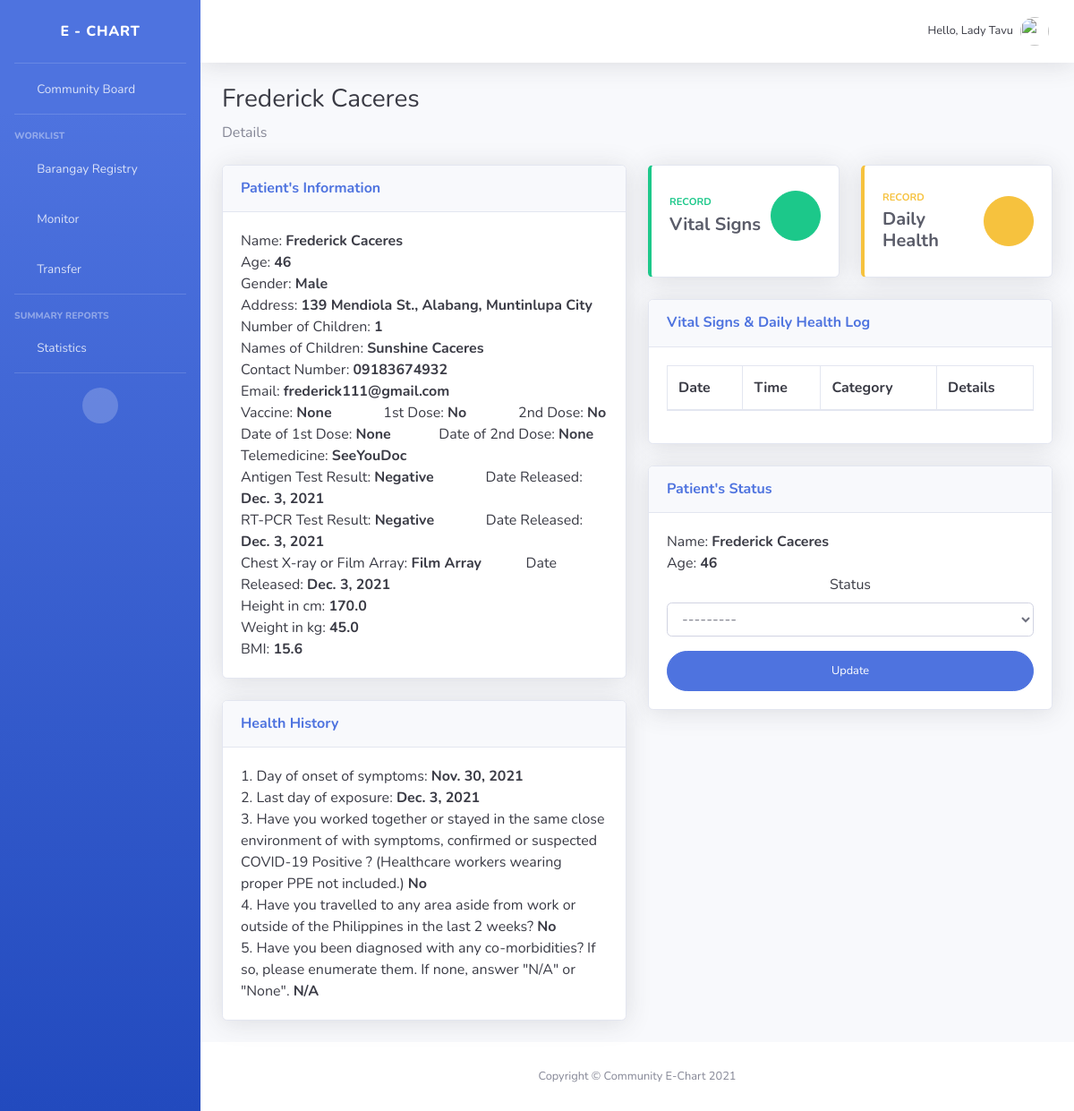
The page /patientinfo/2/ (signed in) on the database as committed earlier.
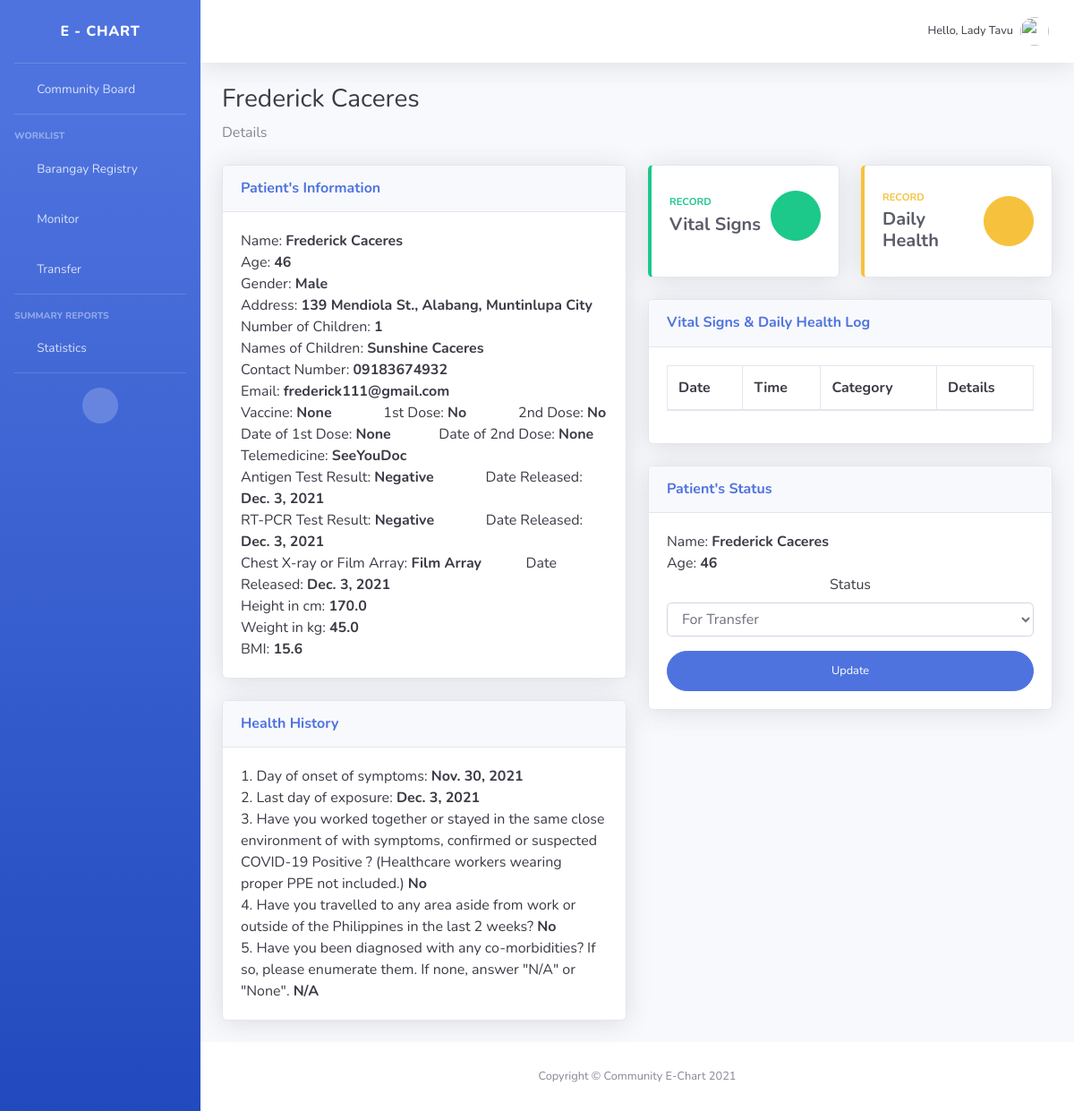
The same page on the database as committed later.
### chart/models.py (models this page shows, shortened)
class Patient(models.Model):
    GENDER = (
                ('Male', 'Male'),
                ('Female', 'Female'),
    )
    BARANGAY = (
                    ('Alabang', 'Alabang'),
                    ('Ayala-Alabang', 'Ayala-Alabang'),
                    ('Bayanan', 'Bayanan'),
                    ('Buli', 'Buli'),
                    ('Cupang', 'Cupang'),
                    ('Poblacion', 'Poblacion'),
                    ('Putatan', 'Putatan'),
                    ('Sucat', 'Sucat'),
                    ('Tunasan', 'Tunasan'),
    )
    CITY = (
                ('Muntinlupa', 'Muntinlupa'),
    )
    FIRSTDOSE = (
                    ('Yes', 'Yes'),
                    ('No', 'No'),
    )
    SECONDDOSE = (
                    ('Yes', 'Yes'),
                    ('No', 'No'),
    )
    TELEMEDICINE = (
                        ('TelAventusMD', 'TelAventusMD'),
                        ('SeeYouDoc', 'SeeYouDoc'),
                        ('MedCheck', 'MedCheck'),
                        ('TeliMed', 'TeliMed'),
                        ('KonsultaMD', 'KonsultaMD'),
                        ('CloudPx', 'CloudPx'),
                        ('HealthNow', 'HealthNow'),
    )
    ANTIGENRESULT = (
                    ('Positive', 'Positive'),
                    ('Negative', 'Negative'),
    )
    RTPCRRESULT = (
                    ('Positive', 'Positive'),
                    ('Negative', 'Negative'),
    )
    XRAY = (
                    ('Chest Xray', 'Chest Xray'),
                    ('Film Array', 'Film Array'),
    )
    STATUS = (
                    ('Home Isolation', 'Home Isolation'),
                    ('For Referral', 'For Referral'),
                    ('For Transfer', 'For Transfer')
    )
    VACCINE = (
                    ('None', 'None'),
                    ('CoronaVac (Sinovac)', 'CoronaVac (Sinovac)'),
                    ('Gamaleya Sputnik V', 'Gamaleya Sputnik V'),
                    ('Johnson and Johnson\'s Janssen', 'Johnson and Johnson\'s Janssen'),
                    ('Bharat BioTech', 'Bharat BioTech'),
                    ('Moderna', 'Moderna'),
                    ('Sinopharm', 'Sinopharm')
    )
    name = models.CharField(max_length=200, null=True)
    age = models.CharField(max_length=200, null=True)
    gender = models.CharField(max_length=200, null=True, choices=GENDER)
    address = models.CharField(max_length=200, null=True)
    barangay = models.CharField(max_length=200, null=True, choices=BARANGAY)
    city = models.CharField(max_length=200, null=True, choices=CITY)
    numchild = models.CharField(max_length=200, null=True, blank=True)
    namechild = models.CharField(max_length=200, null=True, blank=True)
    contactnumber = models.CharField(max_length=200, null=True)
    email = models.CharField(max_length=200, null=True)
    vaccine = models.CharField(max_length=200, null=True, choices=VACCINE)
    firstdose = models.CharField(max_length=200, null=True, choices=FIRSTDOSE)
    seconddose = models.CharField(max_length=200, null=True, choices=SECONDDOSE)
    fdosedate = models.DateField(null=True, blank=True)
    sdosedate = models.DateField(null=True, blank=True)
    telemedicine = models.CharField(max_length=200, null=True, choices=TELEMEDICINE)
    antigenresult = models.CharField(max_length=200, null=True, choices=ANTIGENRESULT)
    antigendate = models.DateField(null=True)
    antigenfile = models.ImageField(verbose_name= "antigenfile", null = True, blank=True, upload_to = "pic_uploads/")
    rtpcrresult = models.CharField(max_length=200, null=True, choices=RTPCRRESULT)
    rtpcrdate = models.DateField(null=True)
    rtpcrfile = models.ImageField(verbose_name= "rtpcrfile", null = True, blank=True, upload_to = "pic_uploads/")
    xray = models.CharField(max_length=200, null=True, choices=XRAY)
    xraydate = models.DateField(null=True)
    xrayfile = models.ImageField(verbose_name= "xrayfile", null = True, blank=True, upload_to = "pic_uploads/")
    status = models.CharField(max_length=200, null=True, choices=STATUS)
    date_created = models.DateTimeField(auto_now_add=True, null=True)
    bmiheight = models.FloatField(max_length=200, null=True)
    bmiweight = models.FloatField(max_length=200, null=True)
    finalbmi = models.FloatField(max_length=200, null=True)
    QUESTION3 = (
                    ('Yes', 'Yes'),
                    ('No', 'No'),
    )
    QUESTION4 = (
                    ('Yes', 'Yes'),
                    ('No', 'No'),
    )
    startdate = models.DateField(null=True)
    lastdate = models.DateField(null=True)
    question3 = models.CharField(max_length=200, null=True, choices=QUESTION3)
    question4 = models.CharField(max_length=200, null=True, choices=QUESTION4)
    question5 = models.CharField(max_length=200, null=True)

### chart/views.py (the view)
# urls.py: path('patientinfo/<str:pk_test>/', views.patientinfo, name="patientinfo"),
@login_required(login_url='login')
def patientinfo(request, pk_test):
    patient = Patient.objects.get(id=pk_test)
    vitalsigns = patient.vitalsign_set.all()
    healthtracker = patient.healthtracker_set.all()
    if request.method == 'POST':
        form = PatientstatusForm(request.POST, instance=patient)
        if form.is_valid():
            form.save()
            return redirect('/communityboard/')
    else:
        form = PatientstatusForm(instance=patient)
    context = {'patient':patient, 'vitalsigns':vitalsigns, 'healthtracker':healthtracker, 'form':form}
    return render(request, 'chart/patientinfo.html', context)

### chart/forms.py
class PatientstatusForm(ModelForm):
    class Meta:
        model = Patient
        fields = ('status',)
        widgets = {
            'status': forms.Select(choices=Patient.STATUS, attrs={'class':'form-control'}),
        }

### account/models.py (called while the page is built)
    def getFullName(self):
        return str(self.firstname + " " + self.lastname).title()

    def is_Doctor(self):
        return self.groups.filter(name="Doctors").exists()

    def is_LGU(self):
        return self.groups.filter(name="LGU Employees").exists()

### chart/templates/chart/patientinfo.html (shortened to what the changed rows need)
{% extends 'chart/navbar.html' %}
{% load static %}
{% block content %}
                    <h1 class="h3 mb-2 text-gray-900">{{patient.name}}</h1>
                    <p class="mb-4">Details</p>
                    <div class="row">
                        <div class="col-lg-6">
                            <div class="card shadow mb-4">
                                <div class="card-body text-gray-900">
                                    Name: <b>{{patient.name}}</b><br>
                                    Age: <b>{{patient.age}}</b><br>
                                    Gender: <b>{{patient.gender}}</b><br>
                                    Address: <b>{{patient.address}}, {{patient.barangay}}, Muntinlupa City</b><br>
                                    Number of Children: <b>{{patient.numchild}}</b><br>
                                    Names of Children: <b>{{patient.namechild}}</b><br>
                                    Contact Number: <b>{{patient.contactnumber}}</b><br>
                                    Email: <b>{{patient.email}}</b><br>
                                    Vaccine: <b>{{patient.vaccine}}</b>&nbsp;&nbsp;&nbsp;&nbsp;&nbsp;&nbsp;&nbsp;&nbsp;&nbsp;&nbsp;&nbsp;&nbsp;&nbsp;&nbsp;1st Dose: <b>{{patient.firstdose}}</b>&nbsp;&nbsp;&nbsp;&nbsp;&nbsp;&nbsp;&nbsp;&nbsp;&nbsp;&nbsp;&nbsp;&nbsp;&nbsp;&nbsp;2nd Dose: <b>{{patient.seconddose}}</b><br>
                                    Date of 1st Dose: <b>{{patient.fdosedate}}</b>&nbsp;&nbsp;&nbsp;&nbsp;&nbsp;&nbsp;&nbsp;&nbsp;&nbsp;&nbsp;&nbsp;&nbsp; Date of 2nd Dose: <b>{{patient.sdosedate}}</b><br>
                                    Telemedicine: <b>{{patient.telemedicine}}</b><br>
                                    Antigen Test Result: <b>{{patient.antigenresult}}</b>&nbsp;&nbsp;&nbsp;&nbsp;&nbsp;&nbsp;&nbsp;&nbsp;&nbsp;&nbsp;&nbsp;&nbsp;&nbsp;&nbsp;Date Released: <b>{{patient.antigendate}}</b><br>
                                    RT-PCR Test Result: <b>{{patient.rtpcrresult}}</b>&nbsp;&nbsp;&nbsp;&nbsp;&nbsp;&nbsp;&nbsp;&nbsp;&nbsp;&nbsp;&nbsp;&nbsp;&nbsp;&nbsp;Date Released: <b>{{patient.rtpcrdate}}</b><br>
                                    Chest X-ray or Film Array: <b>{{patient.xray}}</b>&nbsp;&nbsp;&nbsp;&nbsp;&nbsp;&nbsp;&nbsp;&nbsp;&nbsp;&nbsp;&nbsp;&nbsp;Date Released: <b>{{patient.xraydate}}</b><br>
                                    Height in cm: <b>{{patient.bmiheight}}</b>&nbsp;&nbsp;&nbsp;&nbsp;&nbsp;&nbsp;&nbsp;&nbsp;&nbsp;&nbsp;&nbsp;&nbsp;</b><br>
                                    Weight in kg: <b>{{patient.bmiweight}}</b>&nbsp;&nbsp;&nbsp;&nbsp;&nbsp;&nbsp;&nbsp;&nbsp;&nbsp;&nbsp;&nbsp;&nbsp;</b><br>
                                    BMI: <b>{{patient.finalbmi}}&nbsp;&nbsp;&nbsp;&nbsp;&nbsp;&nbsp;&nbsp;&nbsp;&nbsp;&nbsp;&nbsp;&nbsp;</b><br>
                                </div>
                            </div>
                            <div class="card shadow mb-4">
                                <div class="card-body text-gray-900">
                                    1. Day of onset of symptoms: <b>{{patient.startdate}}</b><br>
                                    2. Last day of exposure: <b>{{patient.lastdate}}</b><br>
                                    3. Have you worked together or stayed in the same
                                    close environment of with symptoms, confirmed
                                    or suspected COVID-19 Positive ? (Healthcare
                                    workers wearing proper PPE not included.) <b>{{patient.question3}}</b><br>
                                    4. Have you travelled to any area aside from work
                                    or outside of the Philippines in the last 2 weeks? <b>{{patient.question4}}</b><br>
                                    5. Have you been diagnosed with any co-morbidities?
                                    If so, please enumerate them. If none, answer "N/A" or "None". <b>{{patient.question5}}</b>
                                </div>
                            </div>
                        </div>
                        <div class="col-lg-6">
                            <div class="card shadow mb-4">
                                <div class="card-body">
                                    <div class="table-responsive">
                                        <table class="table table-bordered text-gray-900" id="dataTable" width="100%" cellspacing="0">
                                            <thead>
                                                <tr>
                                                    <th>Date</th>
                                                    <th>Time</th>
                                                    <th>Category</th>
                                                    <th>Details</th>
                                                </tr>
                                            </thead>
                                        </table>
                                    </div>
                                </div>
                            </div>
                            <div class="card shadow mb-4">
                                <div class="card-body text-gray-900">
                                    <form action="" method=POST class="user">
                                        <div class="form-group row">
                                            <div class="col-sm-12">
                                                Name: <b>{{patient.name}}</b><br>
                                                Age: <b>{{patient.age}}</b><br>
                                                <center>
                                                <label for="bp" class="text-gray-900">Status</label>
                                                {{form.status}}
                                                </center>
                                            </div>
                                        </div>
                                    </form>
                                </div>
                            </div>
                        </div>
                    </div>
{% endblock content %}

Rows that differ between the two databases and show on the page:
changed Patient "Frederick Caceres": status "---------" → "For Transfer"
